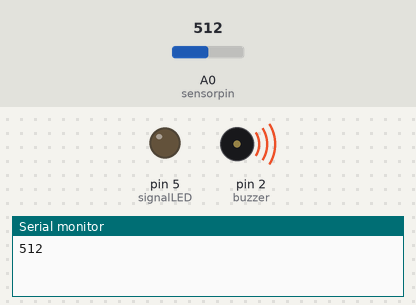
The sketch below on a simulated Arduino Uno, built with avr-gcc and run on an emulated ATmega328P. Shown: output pins drawn as LEDs (lit = HIGH), buzzer (waves = sounding), the last lines printed to the serial monitor. The test bench sets the inputs (shaded band); at power-on: A0 (sensorpin) = 512.

Above: at 0.1 s.
At 1.1 s:
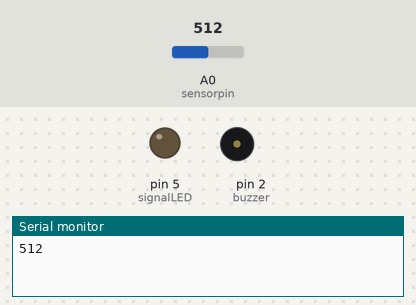
At 25.0 s:
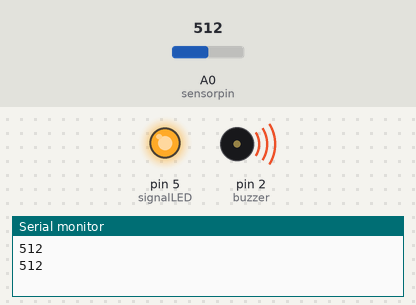
At 26.0 s:
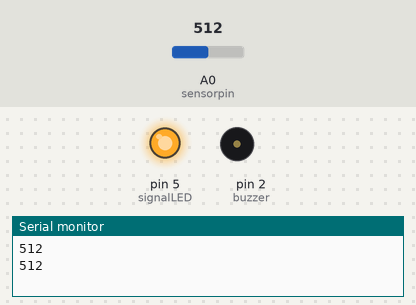
Timing chart, 0 to 40.0 s (numbered marks = the images above):
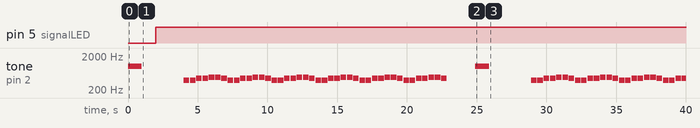

The sketch:

wateringPlantSystem.ino
```cpp
int signalLED = 5; // pin ไฟแสดงว่าขาดน้ำ
int sensorpin = A0; // pin วัดความชื่นดิน
const int buzzer = 2; // pin ลำโพง

void setup() {
  pinMode(signalLED, OUTPUT); // set ไฟ(pin 5) เป็น output
  digitalWrite(signalLED, LOW); // set ไฟให้ปิด

  pinMode(buzzer, OUTPUT); // set ลำโพง(pin 2) เป็น output

  Serial.begin(9600);

}

// song
void song(){
  int melody[] = {
  392, 392, 440, 440, 467, 467, 440, // Twinkle, twinkle, little star
  392, 392, 440, 440, 467, 467, 440, // How I wonder what you are
  392, 392, 440, 440, 467, 467, 440, // Up above the world so high
  392, 392, 440, 440, 467, 467, 440, // Like a diamond in the sky
  392, 392, 440, 440, 467, 467, 440, // Twinkle, twinkle, little star
  392, 392, 440, 440, 467, 467, 440  // How I wonder what you are
  };

  for (int i = 0; i < sizeof(melody) / sizeof(int); i++) {
    tone(buzzer, melody[i]);
    delay(400);
    noTone(buzzer);
    delay(50); // Small pause between notes
  }

  delay(2000); // Pause before repeating the song

}


//watering plant system
void wateringPlant(){

  int moisturevalue = analogRead(sensorpin); // รับค่าความชิ้นจาก analog pin 0
  Serial.println(moisturevalue); // แสดงค่าความชื่นใบน Serial Monitor

  // เงื่อนไข ถ้าความชื่น > 500, เสียงจะดังทุกๆ 2 sec
  if(moisturevalue > 500){
    tone(buzzer, 1000); // เปิดเสียง
    delay(1000); // delay 1 sec
    noTone(buzzer); // ปิดเสียง
    delay(1000); // delay 1 sec
    digitalWrite(signalLED, HIGH); // เปิดไฟ
    } else {
      digitalWrite(signalLED, LOW); // ปิดไฟ
  }

}

void loop() {
  wateringPlant(); // เรียกใช้ wateringPlant
  delay(2000); // delay 2 sec for checking
  song();

}
```

Measured:
- by itself, pin 5 (signalLED): LOW → HIGH at 2.0 s
- by itself, tone on pin 2 (buzzer): plays 1000 Hz for 1.0 s, 392 Hz for 0.40 s, 392 Hz for 0.40 s, 440 Hz for 0.40 s, 440 Hz for 0.40 s, 467 Hz for 0.40 s … (69 notes in this stretch)
